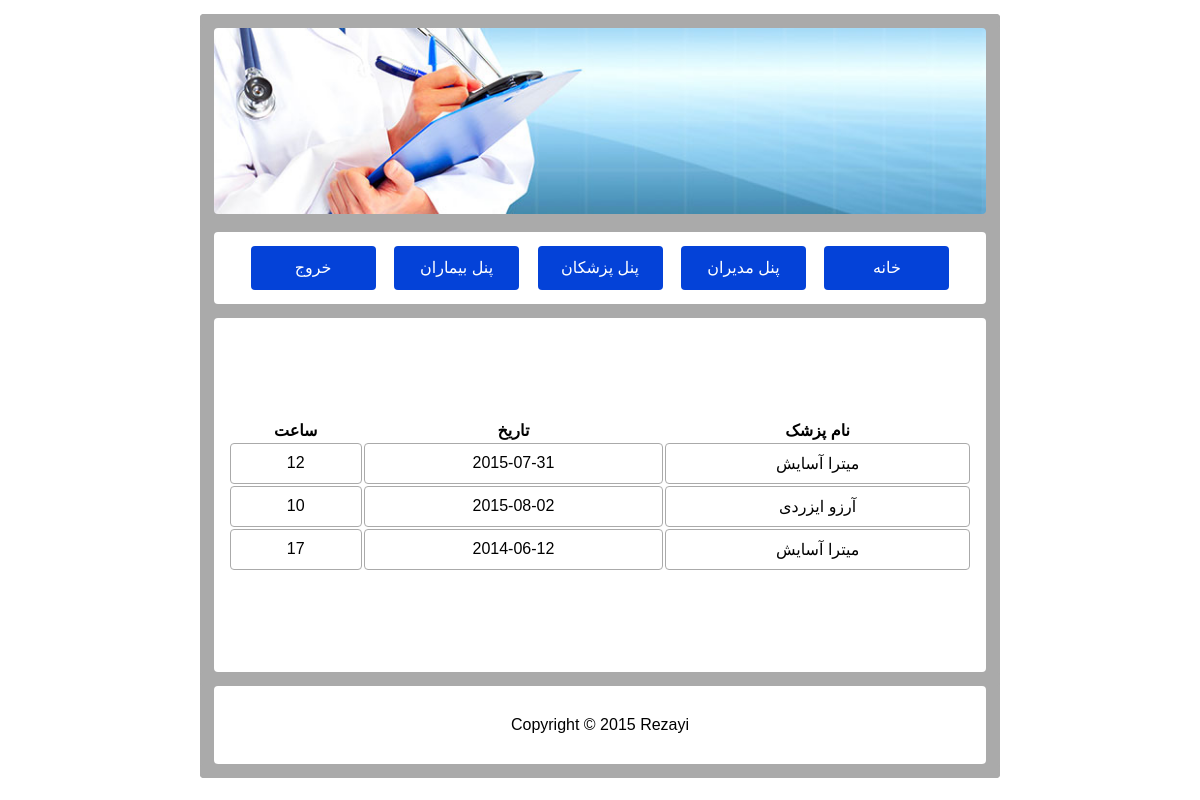
The app's page /patient_schedule.php (signed in) with its own data.
### tables this page shows
CREATE TABLE IF NOT EXISTS `appointments` (
  `id` int(11) NOT NULL AUTO_INCREMENT,
  `patient` int(11) NOT NULL,
  `doctor` int(11) NOT NULL,
  `date` date NOT NULL,
  `time` int(11) NOT NULL,
  PRIMARY KEY (`id`),
  UNIQUE KEY `id` (`id`)
);

CREATE TABLE IF NOT EXISTS `doctors` (
  `id` int(11) NOT NULL AUTO_INCREMENT,
  `name` varchar(20) NOT NULL,
  `username` varchar(20) NOT NULL,
  `password` varchar(20) NOT NULL,
  `specialist` varchar(20) NOT NULL,
  `telephone` bigint(20) NOT NULL,
  `address` varchar(40) NOT NULL,
  PRIMARY KEY (`id`),
  UNIQUE KEY `id` (`id`)
);

### src/patient_schedule.php (the view, shortened to what this page needs)
<?php
include "_header.php";
include "_conn.php";
$patient_id = $_SESSION['patient_id'];
$sql = "
    SELECT
        d.name,
        a.date,
        a.time
    FROM
        appointments a
    JOIN
        doctors d
    ON
        a.doctor = d.id
    WHERE
        patient = $patient_id";
$res = $db->query($sql);
$res = $res->fetchAll();
?>
<table id="schedule">
    <tr>
        <th>نام پزشک</th>
        <th>تاریخ</th>
        <th>ساعت</th>
    </tr>
<?php foreach($res as $row) { ?>
    <tr>
        <td><?php echo $row['name'] ?></td>
        <td><?php echo $row['date'] ?></td>
        <td><?php echo $row['time'] ?></td>
    </tr>
<?php } ?>
</table>
<?php include "_footer.php"; ?>

### src/_header.php (style rules this page uses)
body { background-color: #fff; font-family: Tahoma, Geneva, sans-serif; text-align: center; }
table { text-align: center; width: 100%; }
td { border: 1px solid; margin: 0px; padding: 10px; border-radius: 4px; border-color: #AAA; }

### records on screen
appointments: doctors.name "میترا آسایش", date "2015-07-31", time "12"
appointments: doctors.name "آرزو ایزردی", date "2015-08-02", time "10"
appointments: doctors.name "میترا آسایش", date "2014-06-12", time "17"
